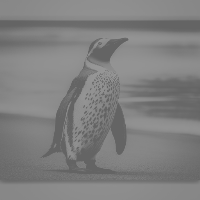
#> input picture lec6/penguin.png, 200 x 200 px
$ jupyter execute lec5_ass4.ipynb
#> lines starting #> are read from the running program, lines starting #| are printed output that depends on the picture
#> further down, img is the input picture: shape (200, 200, 3); min 100, max 150, mean 127.1
[cell 1]
# TODO
# function for erosion and dilation
# function for opening and closing
# discussion on the effect of erosion and dilation
# discussion on the effect of opening and closing

[cell 2]
import cv2
import numpy as np
import matplotlib.pyplot as plt

[cell 3]
def erosion(img, kernel):
    img = cv2.erode(img, kernel)
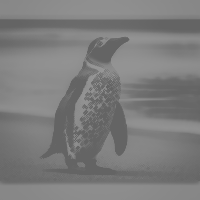
#> img: shape (200, 200); min 100, max 150, mean 124.3
    return img

def dilation(img, kernel):
    img = cv2.dilate(img, kernel)
    return img

def opening(img, kernel):
    img = cv2.morphologyEx(img, cv2.MORPH_OPEN, kernel)
    return img

def closing(img, kernel):
    img = cv2.morphologyEx(img, cv2.MORPH_CLOSE, kernel)
    return img

[cell 4]
img = cv2.imread('penguin.png')
img = cv2.cvtColor(img, cv2.COLOR_BGR2GRAY)

# 5*5 kernel
# kernel = np.array([[0, 1, 1, 1, 0],[1, 1, 1, 1, 1],[1, 1, 1, 1, 1],[1, 1, 1, 1, 1],[0, 1, 1, 1, 0]], np.uint8)
# 3*3 kernel
kernel = np.array([[0, 1, 0],[1, 0, 1],[0, 1, 0]], np.uint8)
img_erosion = erosion(img, kernel)
img_dilation = dilation(img, kernel)
img_opening = opening(img, kernel)
img_closing = closing(img, kernel)

[cell 5]
fig, axs= plt.subplots(3,2, figsize=(10,15))
axs[0,0].imshow(img, cmap='gray')
axs[0,0].set_title('Original Image')
axs[0,1].imshow(kernel, cmap='gray')
axs[0,1].set_title('Kernel')
axs[1,0].imshow(img_erosion, cmap='gray')
axs[1,0].set_title('Erosion')
axs[1,1].imshow(img_dilation, cmap='gray')
axs[1,1].set_title('Dilation')
axs[2,0].imshow(img_opening, cmap='gray')
axs[2,0].set_title('Opening')
axs[2,1].imshow(img_closing, cmap='gray')
axs[2,1].set_title('Closing')
plt.show()
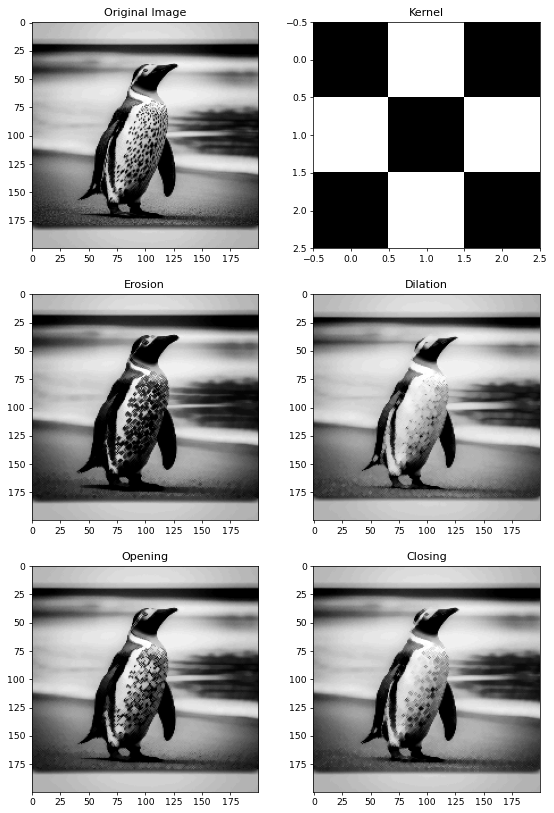
#> figure drawn by matplotlib, 6 panels
